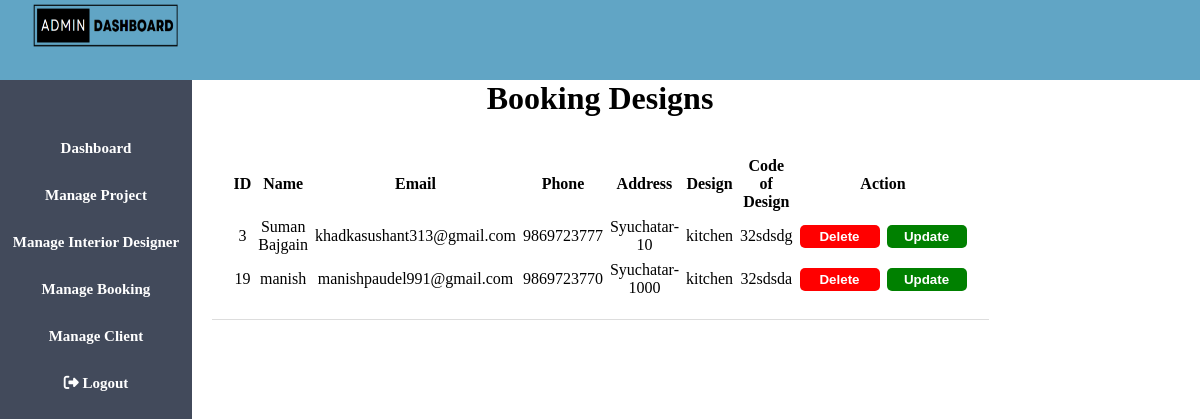
Screenshot of /admin/book.php (signed in) with the database file from the repository.
### tables this page shows
CREATE TABLE `booking` (
  `id` int(100) NOT NULL,
  `name` varchar(50) NOT NULL,
  `email` varchar(50) NOT NULL,
  `phone` varchar(50) NOT NULL,
  `address` varchar(50) NOT NULL,
  `design` varchar(50) NOT NULL,
  `code` varchar(50) NOT NULL
);

### admin/book.php (the view, shortened to what this page needs)
<?php
if(!empty($_SESSION['adminloginid'])){
?>
<!DOCTYPE html>
<html lang="en">
<head>
    <link rel="stylesheet" type="text/css" href="../admin/admin.css">
    <link rel="stylesheet" href="https://cdnjs.cloudflare.com/ajax/libs/font-awesome/6.4.0/css/all.min.css" />
</head>
<body>
    <header class="header">
    <img src="../admin/images/admin.png" width="150" height="50"/>
    </header>
    <aside>
        <ul>
        <li>
                <a href="../admin/admindashboard.php">Dashboard</a>
            </li>
            <li>
                <a href="../admin/project.php">Manage Project</a>
            </li>
            <li>
                <a href="../admin/designer.php">Manage Interior Designer</a>
            </li>
            <li>
                <a href="../admin/book.php">Manage Booking</a>
            </li>
            <li>
                <a href="../admin/enquiry.php">Manage Client</a>
            </li>
            <li>
            <a href="../admin/adminlogin.php" onclick = 'return Logout()'>
            <i class="fa-solid fa-right-from-bracket" style="color: #ffffff;"></i>
            Logout</a>
            </li>
        </ul>
    </aside>
    <div class="content1">
    <h1> Booking Designs </h1>
    </div>
    <table class="center" width="60%" cellspacing="7">
      <tr class="heading">
           <th>ID</th>
           <th>Name</th>
           <th>Email</th>
           <th>Phone</th>
           <th>Address</th>
           <th>Design</th>
           <th>Code of Design</th>
           <th colspan="2">Action</th>
      </tr>
      <?php
        require "../connection/connection.php";
        $query="SELECT * FROM booking";
        $result=mysqli_query($con,$query);
        while($row=mysqli_fetch_assoc($result)){
        echo "<tr>";
        echo "<td>".$row['id']."</td>";
        echo "<td>".$row['name']."</td>";
        echo "<td>".$row['email']."</td>";
        echo "<td>".$row['phone']."</td>";
        echo "<td>".$row['address']."</td>";
        echo "<td>".$row['design']."</td>";
        echo "<td>".$row['code']."</td>";
        echo "<td><a href='../authen/deletebook.php?id=".$row['id']."'><input type='submit' value='Delete' class='delete'></a></td>";
        echo "<td><a href='../authen/updatebook.php?id=".$row['id']."'><input type='submit' value='Update' class='update'></a></td>";
        echo "</tr>";
            }
        ?>
    </table>
    <?php
}
else{
    header("location:../admin/admindashboard.php");
}
?>

### admin/admin.css (style rules this page uses)
* { margin: 0px; padding: 0px; }
.header { background-color: #61a5c5; line-height: 70px; padding-left: 30px; }
a,a:hover { text-decoration: none; }
ul { background-color: #424a5b; width: 16%; height: 100%; position: fixed; padding-top: 5%; text-align: center; }
ul li { list-style: none; padding-bottom: 30px; font-size: 15px; }
ul li a { color: white; font-weight: bold; }
.content1 { text-align: center; }
.delete { background-color: red; color: white; border: 0px; outline: none; border-radius: 5px; height: 23px; width: 80px; font-weight: bold; cursor: pointer; }
.update { background-color: green; color: white; border: 0px; outline: none; border-radius: 5px; height: 23px; width: 80px; font-weight: bold; cursor: pointer; }
.center { margin-left: auto; margin-right: auto; margin-bottom: auto; border-bottom: 1px solid #ddd; padding: 15px; text-align: center; }

### rows the page displays
booking: id "3", name "Suman Bajgain", email "khadkasushant313@gmail.com", phone "9869723777", address "Syuchatar-10", design "kitchen", code "32sdsdg"
booking: id "19", name "manish", email "manishpaudel991@gmail.com", phone "9869723770", address "Syuchatar-1000", design "kitchen", code "32sdsda"
